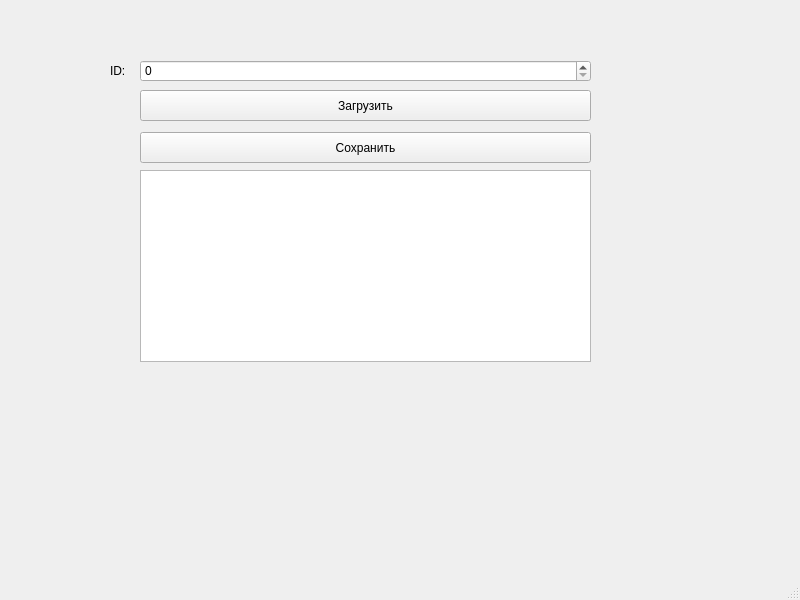
<?xml version="1.0" encoding="UTF-8"?>
<ui version="4.0">
 <class>MainWindow</class>
 <widget class="QMainWindow" name="MainWindow">
  <property name="geometry">
   <rect>
    <x>0</x>
    <y>0</y>
    <width>800</width>
    <height>600</height>
   </rect>
  </property>
  <property name="windowTitle">
   <string>MainWindow</string>
  </property>
  <widget class="QWidget" name="centralwidget">
   <widget class="QSpinBox" name="spinBox">
    <property name="geometry">
     <rect>
      <x>140</x>
      <y>60</y>
      <width>451</width>
      <height>22</height>
     </rect>
    </property>
   </widget>
   <widget class="QTableWidget" name="tableWidget">
    <property name="geometry">
     <rect>
      <x>140</x>
      <y>170</y>
      <width>451</width>
      <height>192</height>
     </rect>
    </property>
   </widget>
   <widget class="QPushButton" name="pushButton">
    <property name="geometry">
     <rect>
      <x>140</x>
      <y>90</y>
      <width>451</width>
      <height>31</height>
     </rect>
    </property>
    <property name="text">
     <string>Загрузить</string>
    </property>
   </widget>
   <widget class="QPushButton" name="pushButton_2">
    <property name="geometry">
     <rect>
      <x>140</x>
      <y>132</y>
      <width>451</width>
      <height>31</height>
     </rect>
    </property>
    <property name="text">
     <string>Сохранить</string>
    </property>
   </widget>
   <widget class="QLabel" name="label">
    <property name="geometry">
     <rect>
      <x>110</x>
      <y>60</y>
      <width>21</width>
      <height>21</height>
     </rect>
    </property>
    <property name="text">
     <string>ID:</string>
    </property>
   </widget>
  </widget>
  <widget class="QMenuBar" name="menubar">
   <property name="geometry">
    <rect>
     <x>0</x>
     <y>0</y>
     <width>800</width>
     <height>21</height>
    </rect>
   </property>
  </widget>
  <widget class="QStatusBar" name="statusbar"/>
 </widget>
 <resources/>
 <connections/>
</ui>
